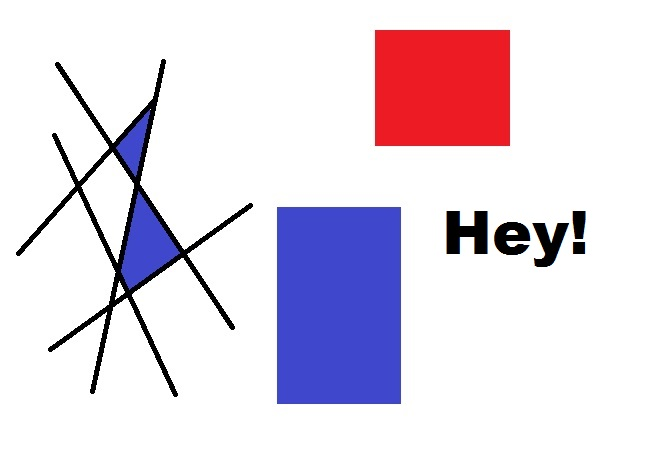
#> input picture opencv-corner-detection-sample.jpg, 653 x 457 px, given in place of the camera
$ python tutorial-8.py
#> lines starting #> are read from the running program, lines starting #| are printed output that depends on the picture; after the words box and inside, x2 and y2 are one past the last pixel; in counts of white or black regions, pixels touching at a corner belong together
import cv2                       # BGR
import numpy as np
import matplotlib.pyplot as plt  # RGB

"""Blurring and Smoothing"""

cap = cv2.VideoCapture(0)

while True:
    _, frame = cap.read()
#> frame is the input picture: shape (457, 653, 3); mean B, G, R 229.7, 216.9, 227
    hsv = cv2.cvtColor(frame, cv2.COLOR_BGR2HSV)  # HSV COLOR SYSTEM
#> hsv: shape (457, 653, 3); mean H, S, V 26.7, 32.8, 240.3

    lower_red = np.array([30, 150, 150])
    upper_red = np.array([255, 255, 255])

    mask = cv2.inRange(hsv, lower_red, upper_red)
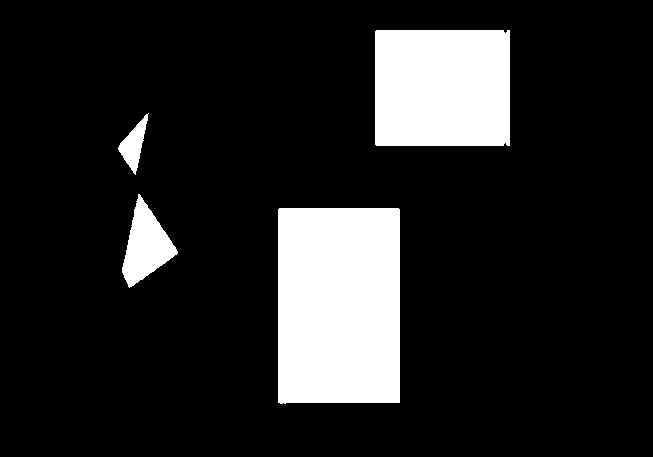
#> mask: shape (457, 653); 14.4% white; 4 white regions, box (x1, y1, x2, y2) and area: (278, 208, 400, 404) 23793, (375, 30, 510, 146) 15645, (122, 194, 178, 288) 2674, (118, 113, 149, 175) 806
    res = cv2.bitwise_and(frame, frame, mask=mask)
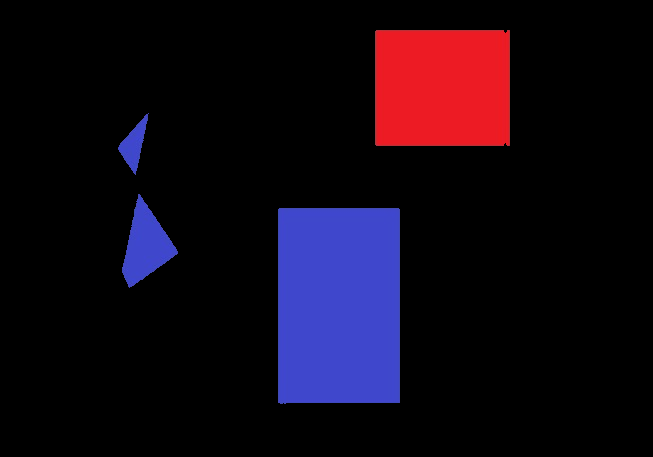
#> res: shape (457, 653, 3); mean B, G, R 20.5, 8, 18.1

    kernel = np.ones((15, 15), np.float32) / 225
    smoothed = cv2.filter2D(res, -1, kernel)
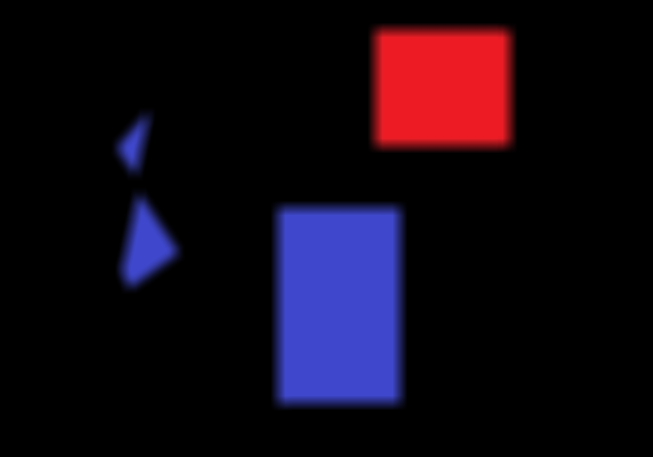
#> smoothed: shape (457, 653, 3); mean B, G, R 20.5, 8, 18.1

    blur = cv2.GaussianBlur(res, (15, 15), 0)
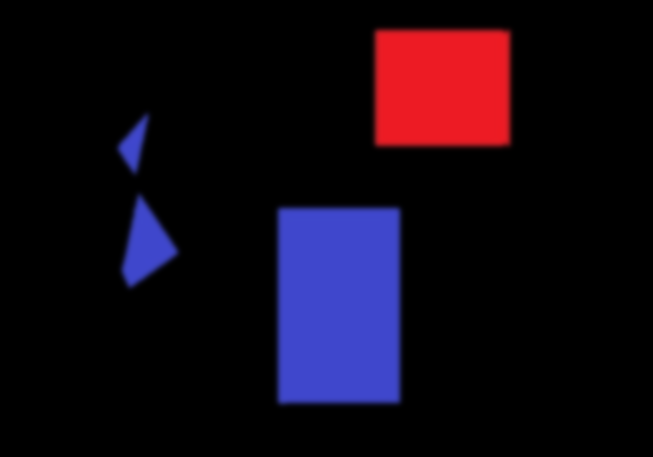
#> blur: shape (457, 653, 3); mean B, G, R 20.5, 8, 18.1

    median = cv2.medianBlur(res, 15)

    bilateral = cv2.bilateralFilter(res, 15, 75, 75)

    cv2.imshow("frame", frame)
    cv2.imshow("mask", mask)
    cv2.imshow("res", res)
    # cv2.imshow("smoothed", smoothed)
    cv2.imshow("blur", blur)
    # cv2.imshow("median", median)
    # cv2.imshow("bilateral", bilateral)

    k = cv2.waitKey(5) & 0xFF
#> (key Esc is pressed here)
    if k == 27:
        break

cv2.destroyAllWindows()
cap.release()
